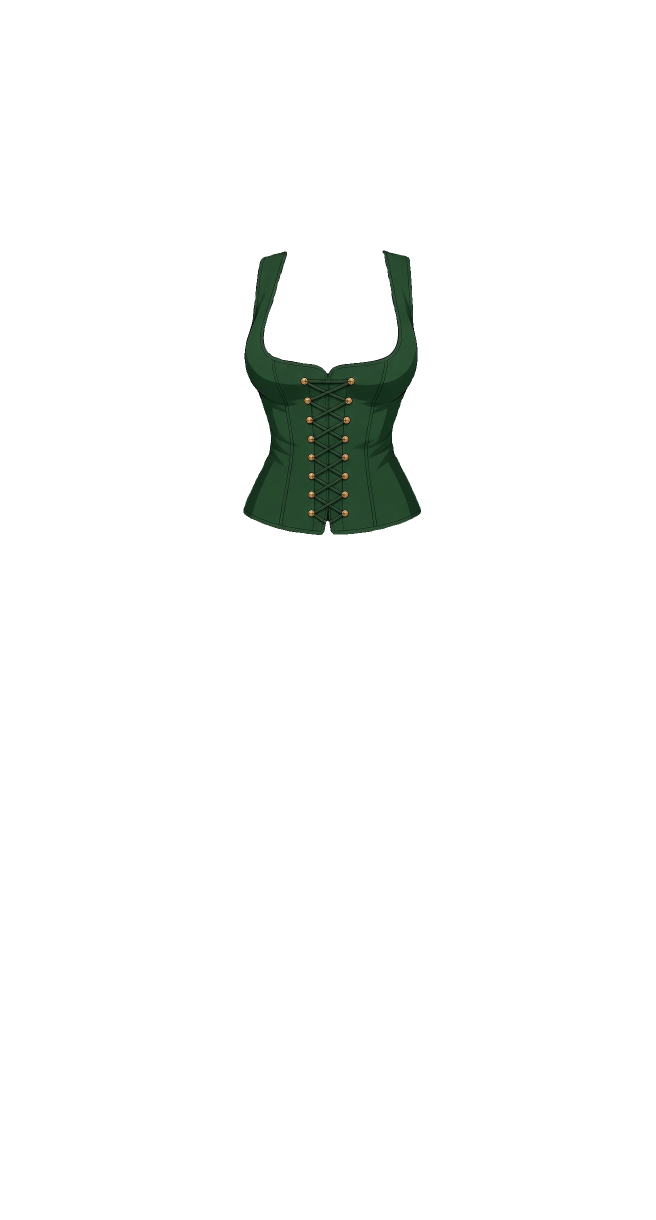
#> input picture ref/franzi/segments/03-bodice/green-corset.png, 1312 x 2440 px, found by its file name (shown at 1/2 size)
$ python bodice_trace.py
#> lines starting #> are read from the running program, lines starting #| are printed output that depends on the picture; after the words box and inside, x2 and y2 are one past the last pixel; in counts of white or black regions, pixels touching at a corner belong together
"""Trace the dirndl bodice of ref 03 (segment layers green-corset.png and gold-buttons-N.png) into ts/src/body-adult-bodice-data.ts.

    PYTHONPATH=.claude/skills/trace-reference ./harness/run.sh harness/franzi/bodice_trace.py

Same method as blouse_trace.py. The corset layer is the bodice's silhouette: two shoulder straps, the scooped neckline that shows the blouse, the sides that nip in at the waist and flare to the hips, and a
hem with a notch at the front. It is made symmetric by tracing the viewer's left half and mirroring it about the centre line (C = 655.5, the middle of the two columns of buttons), eroded 3 px so the
line sits on the centre of our stroke. The sixteen buttons are the centres and radii of the sixteen gold-button layers: two columns of eight, each column's x on the left, as [v, d] with v the distance
from the centre line (the other column is the mirror image). The lacing between them is drawn from the buttons in the TypeScript (each button to the next row's button on the other side).
Coordinates are the body's own: x in head heights from the garment's centre line, d in head heights below the chin. Writes out/franzi/bodice.json and the TypeScript data.
"""

import glob
import json
import re
import sys
from pathlib import Path

import numpy as np
from PIL import Image
from scipy import ndimage

sys.path.insert(0, ".claude/skills/trace-reference")
import trace_lib as tl  # noqa: E402

OUT = Path("out/franzi")
CHIN, H = 434.0, 352.0
SEG = "ref/franzi/segments/03-bodice/"
mask0 = np.array(Image.open(SEG + "green-corset.png"))[..., 3] > 128
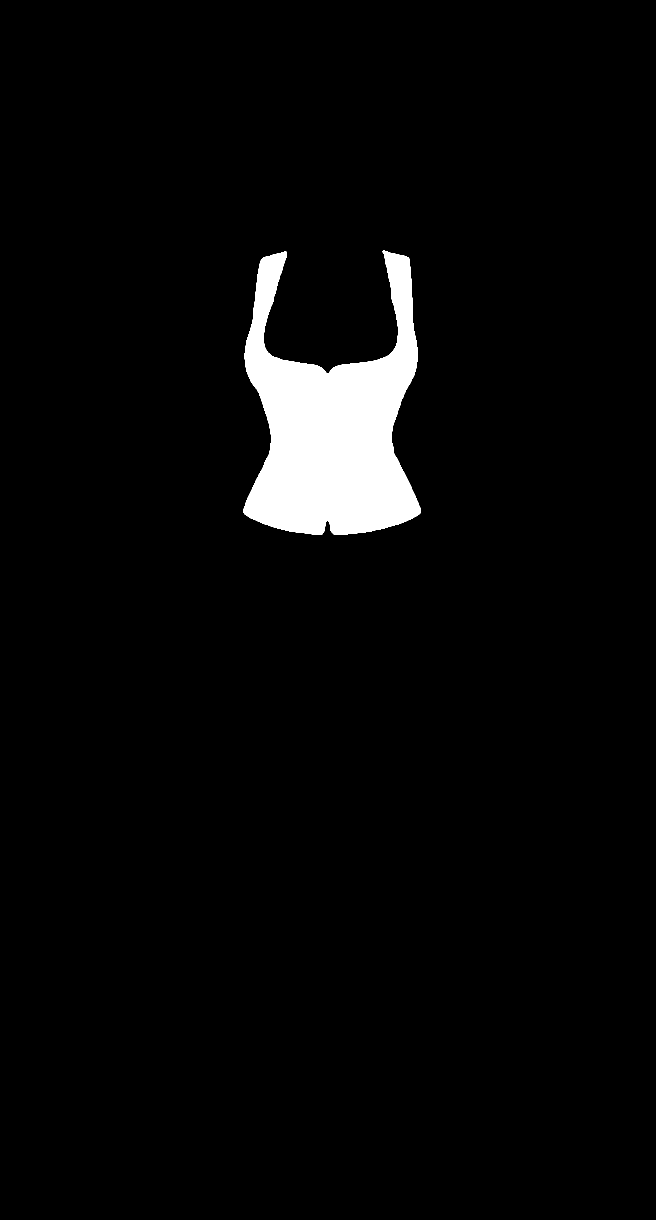
#> mask0: shape (2440, 1312) bool (shown at 1/2 size); 3.6% white; 1 white region, box (x1, y1, x2, y2) and area: (487, 501, 842, 1070) 116058
C = 655.5
Ci = int(round(C))

buttons = []
for f in sorted(glob.glob(SEG + "gold-buttons/*.png")):
    m = np.array(Image.open(f))[..., 3] > 128
    ys, xs = np.nonzero(m)
    buttons.append((float(xs.mean()), float(ys.mean()), float(np.sqrt(m.sum() / np.pi))))
left = sorted([b for b in buttons if b[0] < C], key=lambda b: b[1])
right = sorted([b for b in buttons if b[0] >= C], key=lambda b: b[1])
#> (the run stopped early here; a loop or call above may not have finished)
